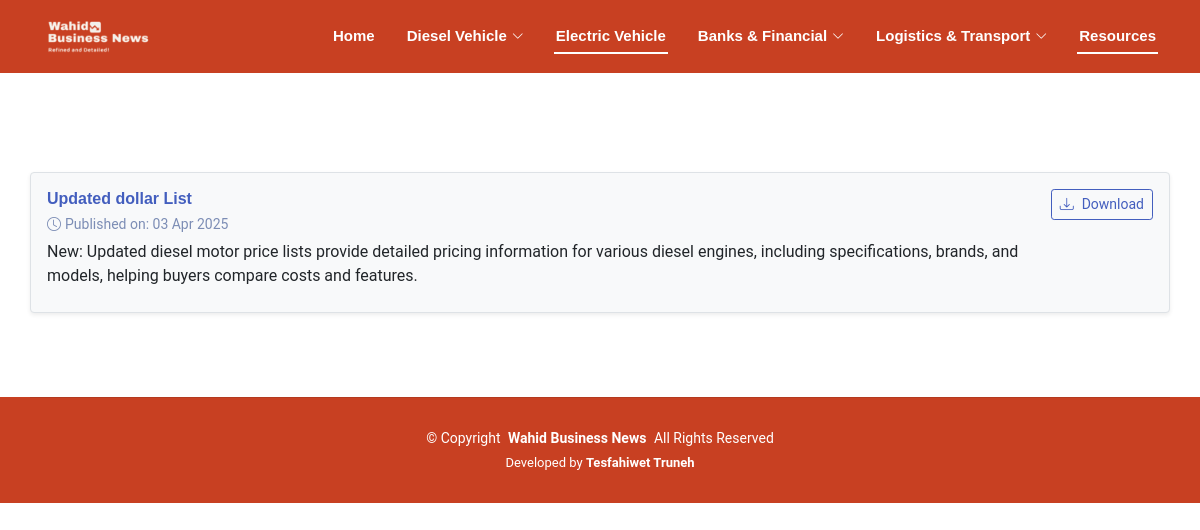
The app's page /display-resources, older data.
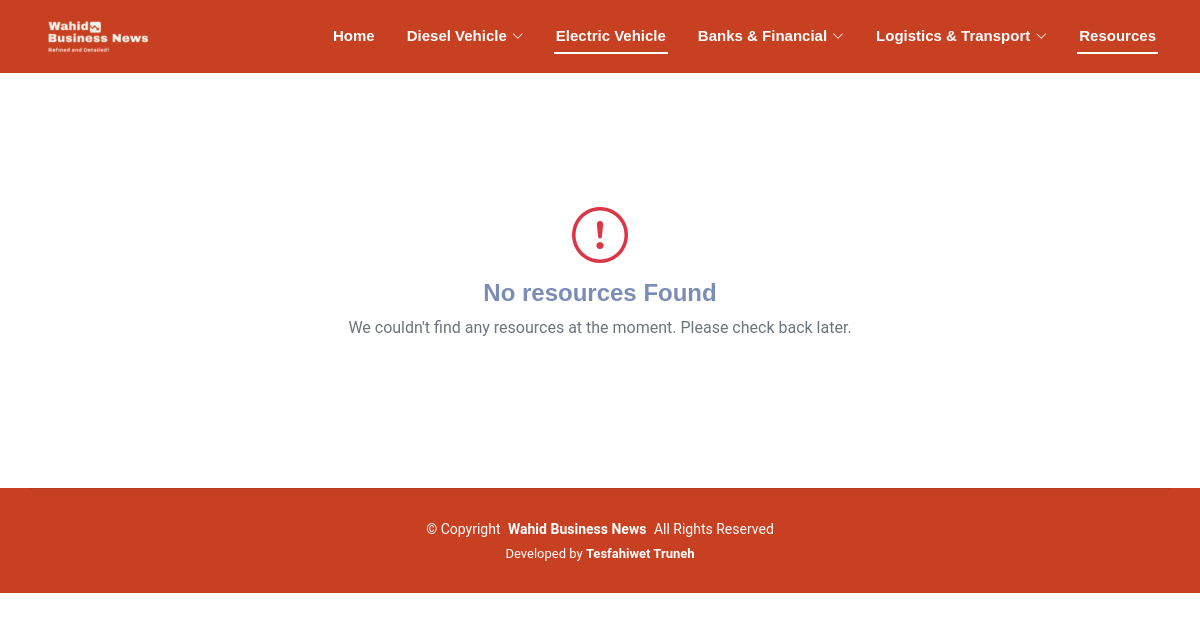
The same page, newer data.
### admin_app/models.py (models this page shows, shortened)
class ResourcesModel(models.Model):
    resource_name = models.CharField(max_length=200)
    short_description = models.TextField()
    resource_file = models.FileField(upload_to="resources")
    created_at = models.DateTimeField(default=timezone.now)
    class Meta:
        verbose_name = "Resource"
        verbose_name_plural = "Resources"
        ordering = ['-created_at']

### App/views.py (the view)
# urls.py: path("display-resources", DisplayResourceItems.as_view(), name = "display-resources"),
class DisplayResourceItems(TemplateView):
    template_name = "display-resources.html"
    def get(self, request, *args, **kwargs):
        website = Website.objects.get(name="Wahid Business News")
        hit_count = HitCount.objects.get_for_object(website)
        HitCountMixin.hit_count(request, hit_count)
        return super().get(request, *args, **kwargs)
    def get_context_data(self, **kwargs):
        context = super().get_context_data(**kwargs)
        resources_list = ResourcesModel.objects.all().order_by('-created_at')
        page = self.request.GET.get('page', 1)
        paginator = Paginator(resources_list, 10)
        context['resource_list'] = paginator.get_page(page)
        return context

### templates/display-resources.html (shortened to what this page needs)
{% extends 'base.html' %}
{% load static %}
{% block 'page-template' %}
<main class="main">
    <section id="blog-posts" class="blog-posts section mt-5">
        <div class="container">
            <div class="row mt-5">
                {% if resource_list %}
                {% for resource in resource_list %}
                <div class="result-item mt-3 border rounded p-3 shadow-sm bg-light">
                    <div class="d-flex justify-content-between align-items-start">
                        <div>
                            <h6 class="mb-1 blog-title">
                                <a href="#" class="text-primary text-decoration-none">
                                    {{ resource.resource_name }}
                                </a>
                            </h6>
                            <p class="mb-1 text-muted">
                                <small>
                                    <i class="bi bi-clock me-1"></i>Published on:
                                    {{ resource.created_at|date:"d M Y" }}
                                </small>
                            </p>
                            <p class="mb-2 text-dark">
                                {{ resource.short_description }}
                            </p>
                        </div>
                        <div>
                            <a href="{{ resource.resource_file.url }}"
                               class="btn btn-outline-primary btn-sm d-flex align-items-center"
                               download>
                                <i class="bi bi-download me-2"></i>Download
                            </a>
                        </div>
                    </div>
                </div>
                {% endfor %}
                {% else %}
                <div class="d-flex flex-column align-items-center justify-content-center text-center my-5">
                    <i class="bi bi-exclamation-circle display-4 text-danger"></i>
                    <h4 class="text-muted mt-2">No resources Found</h4>
                    <p class="text-secondary">We couldn't find any resources at the moment. Please check back later.</p>
                </div>
                {% endif %}
            </div>
        </div>
    </section>
</main>
{% endblock %}

Row changes from the older to the newer data that the page shows:
removed ResourcesModel: resource_name "Updated dollar List", created_at "03 Apr 2025", short_description "New: Updated diesel motor price lists provide detailed pricing information for various diesel engines, including specifications, brands, and models, helping buyers compare costs and features."
Text that changed along with them:
text now shown: "No resources Found We couldn't find any resources at the moment. Please check back later."
